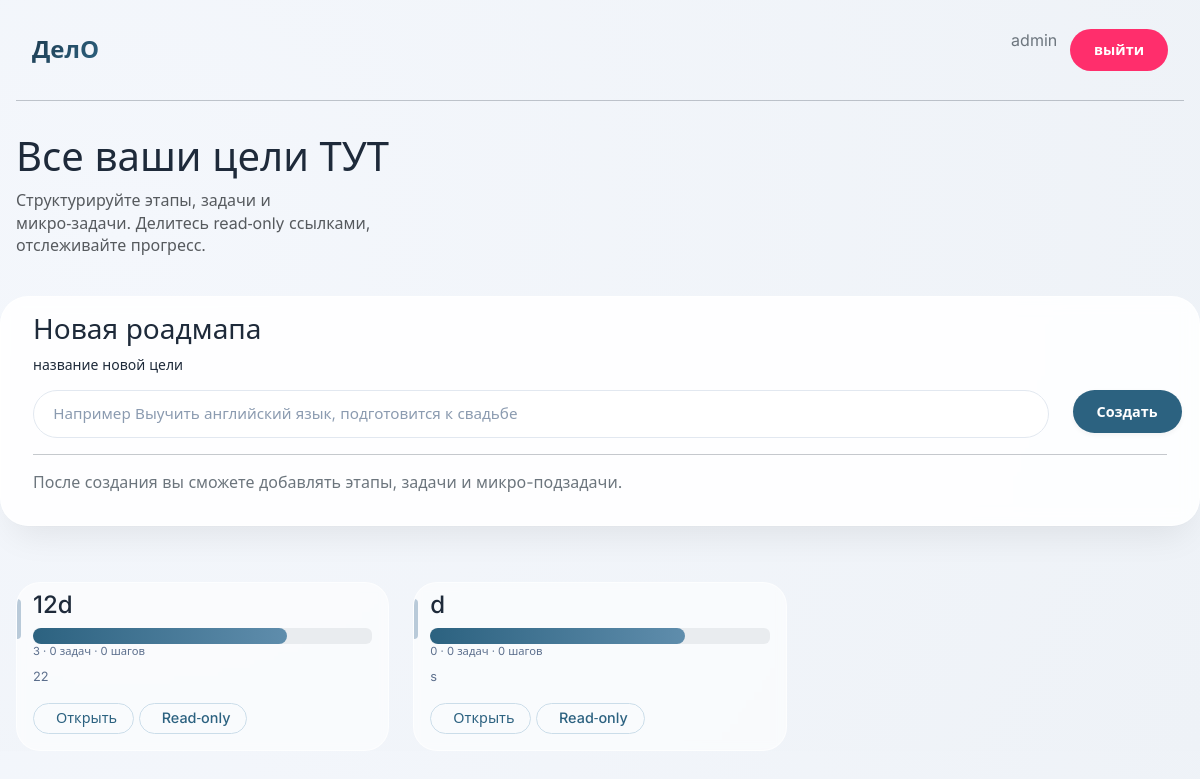
/home/ (signed in), run on an earlier commit of the app's database.
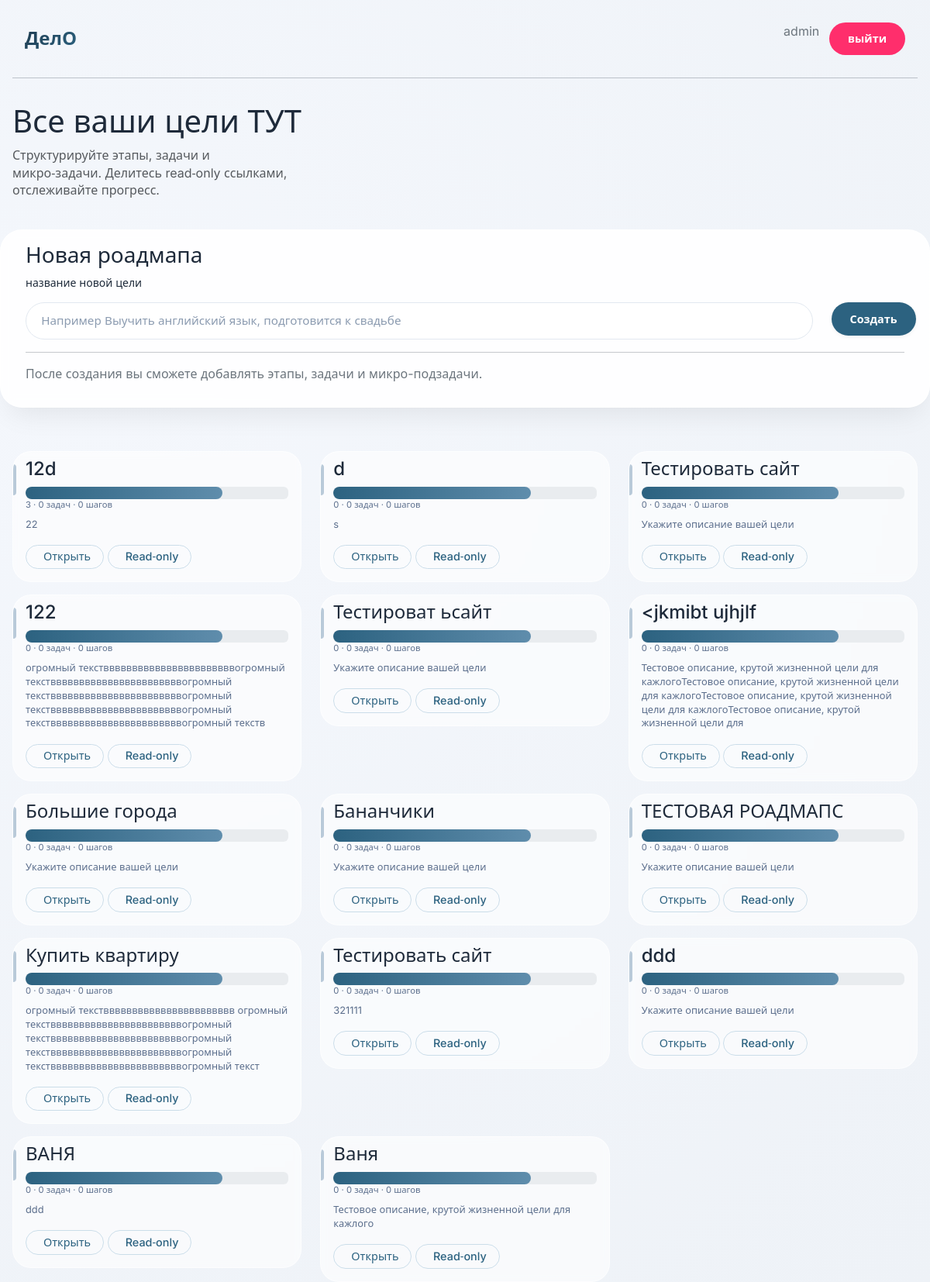
And on a later commit of the database.
### Delo_app/models.py (models this page shows, shortened)
class Roadmaps(models.Model):
    User = models.ForeignKey(settings.AUTH_USER_MODEL,
        on_delete=models.CASCADE)
    Title = models.CharField(max_length=35)
    Description = models.CharField(max_length=200, null=True)
    goald_date = models.DateField(null=True)
    Badge=models.CharField(null=True,max_length=310)
    class Meta:
        ordering =['User','-id']

### Delo_app/views.py (the view)
# urls.py: path("home/", views.homePage, name="homePage"),
@login_required
def homePage(request):
    if request.method == 'POST':
        form = NewRoadmap(request.POST)
        if form.is_valid():
            RoadmapTitle = form.cleaned_data['RoadmapTitle']
            user = request.user
            record = Roadmaps.objects.create(User=user, Title=RoadmapTitle)
            new_id = record.id
            return redirect(f'/roadmap/{new_id}/')
    else:
        form = NewRoadmap()
    username = request.user.username
    roadmaps = Roadmaps.objects.filter(User=request.user).annotate(
        stages_count=Count('stages', distinct=True),
        tasks_count=Count('stages__tasks', distinct=True),
        steps_count=Count('stages__tasks__steps', distinct=True)
    )
    context = {
        'username': username,
        'roadmaps': roadmaps,   # Используйте только эту переменную
        'form': form,
    }
    return render(request, "Delo_app/homePage.html", context)

### Delo_app/forms.py
class NewRoadmap(forms.Form):
    RoadmapTitle = forms.CharField(
        label="Например Выучить английский язык, подготовится к свадьбе",
        max_length=150,
        widget=forms.TextInput(attrs={
            'class': 'input-modern',
            'placeholder': "Например Выучить английский язык, подготовится к свадьбе"
        })
    )

### Delo_app/templates/Delo_app/homePage.html (shortened to what this page needs)
{% include "mainHead.html" %}
{% block content %}
<div class="container HelloText">
    <div class="row">
        <div class="col-4">
            <h1 class="h1">
                Все ваши цели ТУТ
            </h1>
            <p class="text-muted">
                Структурируйте этапы, задачи и микро‑задачи. Делитесь read‑only ссылками, отслеживайте прогресс.
            </p>
        </div>
    </div>
</div>
<div class="container glass-card">
    <div class="row">
        <div class="col-12">
            <div class="container">
                <div class="row">
                    <div class="col-3">
                        <h3>Новая роадмапа</h3>
                    </div>
                    <div class="row">
                        <div class="col-2">
                            <p class="small">название новой цели</p>
                        </div>
                    </div>
                        <form method="post" class="row">
                            <div class="col-11">
                                {{ form.RoadmapTitle }}
                        </div>
                        <div class="col-1">
                            <button type="submit" class="btn-primary">Создать</button>
                        </div>
                        </form>
                        <div class="col-12">
                            <hr>
                        </div>
            <div class="col-7">
                <p class="text-secondary"> После создания вы сможете добавлять этапы, задачи и микро-подзадачи.</p>
            </div>
                </div>
            </div>
        </div>
    </div>
</div>
    <div class="container UserRoadmapSet">
        <div class="row">
            {% for roadmap in roadmaps %}
            <div class="col-4 RoadmapCard">
                <div class=" container roadmap-card">
                    <div class="row">
                        <div class="col-12">
                            <h4>
                                {{roadmap.Title}}</h4>
                        </div>
                    </div>
                    <div class="row">
                        <div class="col-12">
                            <div class="progress">
  <div class="progress-fill progress-bar-striped progress-bar-animated" role="progressbar" aria-valuenow="75" aria-valuemin="0" aria-valuemax="100" style="width: 75%"></div>
</div>
<div class="col-12">
    <div style="font-size:0.7rem; color:#5b6e8c;">{{roadmap.stages_count}} · {{roadmap.tasks_count}} задач · {{roadmap.steps_count}} шагов</div>
</div>
<div class="description">
<div style="font-size:0.8rem; color:#5b6e8c; " >
    {%if roadmap.Description != None %}
        {{roadmap.Description}}
    {% elif roadmap.Description == None %}
        <p>Укажите описание вашей цели</p>
    {%endif%}
</div>
</div>
<a href="{% url 'Roadmap' index=roadmap.id %}"><button class="btn-outline BTNcard" style="padding:0.3rem 1rem;"> Открыть</button></a>
                        <button class="btn-outline BTNcard" style="padding:0.3rem 1rem;"> Read‑only</button>
                        </div>
                    </div>
                </div>
            </div>
{% endfor %}
        </div>
    </div>
{% endblock %}

What changed in the data, as far as the page shows it:
added Roadmaps: Title "Тестировать сайт", stages_count "0", tasks_count "0", steps_count "0", shows "Укажите описание вашей цели"
added Roadmaps: Title "122", stages_count "0", tasks_count "0", steps_count "0", Description "огромный текствввввввввввввввввввввввогромный текствввввввввввввввввввввввогромный текствввввввввввввввввввввввогромный текствввввввввввввввввввввввогромный текствввввввввввввввввввввввогромный текств"
added Roadmaps: Title "Тестироват ьсайт", stages_count "0", tasks_count "0", steps_count "0", shows "Укажите описание вашей цели"
added Roadmaps: Title "<jkmibt ujhjlf", stages_count "0", tasks_count "0", steps_count "0", Description "Тестовое описание, крутой жизненной цели для кажлогоТестовое описание, крутой жизненной цели для кажлогоТестовое описание, крутой жизненной цели для кажлогоТестовое описание, крутой жизненной цели для"
added Roadmaps: Title "Большие города", stages_count "0", tasks_count "0", steps_count "0", shows "Укажите описание вашей цели"
added Roadmaps: Title "Бананчики", stages_count "0", tasks_count "0", steps_count "0", shows "Укажите описание вашей цели"
added Roadmaps: Title "ТЕСТОВАЯ РОАДМАПС", stages_count "0", tasks_count "0", steps_count "0", shows "Укажите описание вашей цели"
added Roadmaps: Title "Купить квартиру", stages_count "0", tasks_count "0", steps_count "0", Description "огромный текстввввввввввввввввввввввв огромный текствввввввввввввввввввввввогромный текствввввввввввввввввввввввогромный текствввввввввввввввввввввввогромный текствввввввввввввввввввввввогромный текст"
added Roadmaps: Title "Тестировать сайт", stages_count "0", tasks_count "0", steps_count "0", Description "321111"
added Roadmaps: Title "ddd", stages_count "0", tasks_count "0", steps_count "0", shows "Укажите описание вашей цели"
added Roadmaps: Title "ВАНЯ", stages_count "0", tasks_count "0", steps_count "0", Description "ddd"
added Roadmaps: Title "Ваня", stages_count "0", tasks_count "0", steps_count "0", Description "Тестовое описание, крутой жизненной цели для кажлого"
